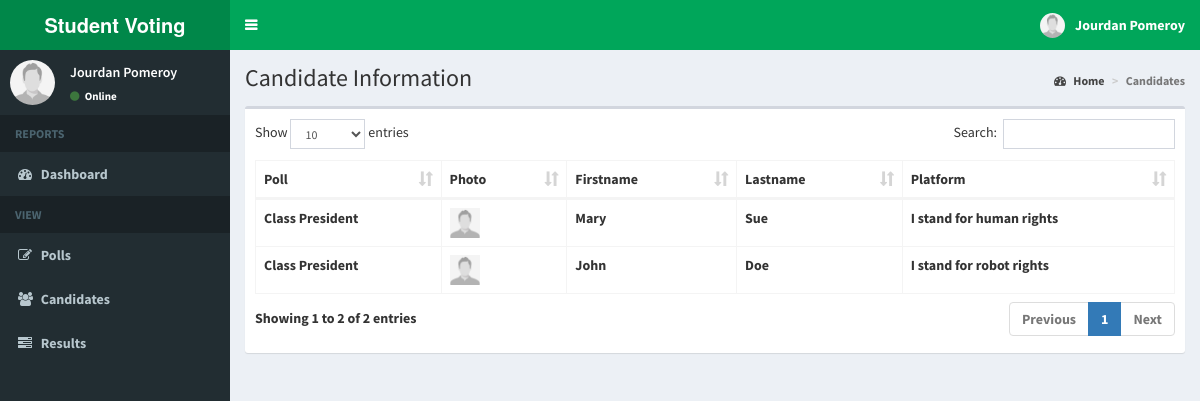
Page /candidates.php (signed in) on the committed database.
### tables this page shows
CREATE TABLE `voters` (
  `id` int(11) NOT NULL,
  `voters_id` varchar(15) NOT NULL,
  `password` varchar(60) NOT NULL,
  `firstname` varchar(30) NOT NULL,
  `lastname` varchar(30) NOT NULL,
  `photo` varchar(150) NOT NULL
);

CREATE TABLE `candidates` (
  `id` int(11) NOT NULL,
  `position_id` int(11) NOT NULL,
  `firstname` varchar(30) NOT NULL,
  `lastname` varchar(30) NOT NULL,
  `photo` varchar(150) NOT NULL,
  `platform` text NOT NULL
);

CREATE TABLE `positions` (
  `id` int(11) NOT NULL,
  `description` varchar(50) NOT NULL,
  `max_vote` int(11) NOT NULL,
  `priority` int(11) NOT NULL
);

### includes/session.php (called while the page is built, shortened)
<?php
	include 'includes/conn.php';
	if(isset($_SESSION['voter'])){
		$sql = "SELECT * FROM voters WHERE id = '".$_SESSION['voter']."'";
		$query = $conn->query($sql);
		$voter = $query->fetch_assoc();
	}
	else{
		header('location: index.php');
		exit();
	}
?>

### candidates.php (the view, shortened to what this page needs)
<?php include 'includes/session.php'; ?>
<?php include 'includes/header.php'; ?>
<body class="hold-transition skin-green skin-green sidebar-mini">
<div class="wrapper">
  <?php include 'includes/navbar.php'; ?>
  <?php include 'includes/menubar.php'; ?>
  <div class="content-wrapper">
    <section class="content-header">
      <h1>
        Candidate Information
      </h1>
      <ol class="breadcrumb">
        <li><a href="testPage.php"><i class="fa fa-dashboard"></i> Home</a></li>
        <li class="active">Candidates</li>
      </ol>
    </section>
    <section class="content">
      <div class="row">
        <div class="col-xs-12">
          <div class="box">
            <div class="box-body">
              <table id="example1" class="table table-bordered">
                <thead>
                  <th>Poll</th>
                  <th>Photo</th>
                  <th>Firstname</th>
                  <th>Lastname</th>
                  <th>Platform</th>
                </thead>
                <tbody>
                  <?php
                    $sql = "SELECT *, candidates.id AS canid FROM candidates LEFT JOIN positions ON positions.id=candidates.position_id ORDER BY positions.priority ASC";
                    $query = $conn->query($sql);
                    while($row = $query->fetch_assoc()){
                      $image = (!empty($row['photo'])) ? 'images/'.$row['photo'] : 'images/profile.jpg';
                      echo "
                        <tr>
                          <td class='hidden'></td>
                          <td>".$row['description']."</td>
                          <td>
                            <img src='".$image."' width='30px' height='30px'>
                          </td>
                          <td>".$row['firstname']."</td>
                          <td>".$row['lastname']."</td>
                          <td>".$row['platform']."</td>
                        </tr>
                      ";
                    }
                  ?>
                </tbody>
              </table>
            </div>
          </div>
        </div>
      </div>
    </section>
  </div>
</div>
</body>
</html>

### includes/navbar.php (shortened to what this page needs)
<header class="main-header">
  <a href="homepage.php" class="logo">
    <span class="logo-lg"><b> Student Voting</span>
  </a>
  <nav class="navbar navbar-static-top">
    <a href="#" class="sidebar-toggle" data-toggle="push-menu" role="button">
    </a>
    <div class="navbar-custom-menu">
      <ul class="nav navbar-nav">
        <li class="dropdown user user-menu">
          <a href="#" class="dropdown-toggle" data-toggle="dropdown">
            <img src="<?php echo (!empty($voter['photo'])) ? 'images/'.$voter['photo'] : 'images/profile.jpg'; ?>" class="user-image" alt="User Image">
            <span class="hidden-xs"><?php echo $voter['firstname'].' '.$voter['lastname']; ?></span>
          </a>
        </li>
      </ul>
    </div>
  </nav>
</header>

### includes/menubar.php
<aside class="main-sidebar">
  <section class="sidebar">
    <div class="user-panel">
      <div class="pull-left image">
        <img src="<?php echo (!empty($voter['photo'])) ? 'images/'.$voter['photo'] : 'images/profile.jpg'; ?>" class="img-circle" alt="User Image">
      </div>
      <div class="pull-left info">
        <p><?php echo $voter['firstname'].' '.$voter['lastname']; ?></p>
        <a><i class="fa fa-circle text-success"></i> Online</a>
      </div>
    </div>
    <ul class="sidebar-menu" data-widget="tree">
      <li class="header">REPORTS</li>
      <li class=""><a href="homepage.php"><i class="fa fa-dashboard"></i> <span>Dashboard</span></a></li>
      <li class="header">VIEW</li>
      <li class=""><a href="home.php"><i class="fa fa-edit"></i> <span>Polls</span></a></li>
      <li class=""><a href="candidates.php"><i class="fa fa-users"></i> <span>Candidates</span></a></li>
	  <li class=""><a href="results.php"><i class="fa fa-tasks"></i> <span>Results</span></a></li>
    </ul>
  </section>
</aside>

### rows in the picture
voters: firstname "Jourdan", lastname "Pomeroy"
candidates: position.description "Class President", firstname "Mary", lastname "Sue", platform "I stand for human rights"
candidates: position.description "Class President", firstname "John", lastname "Doe", platform "I stand for robot rights"
